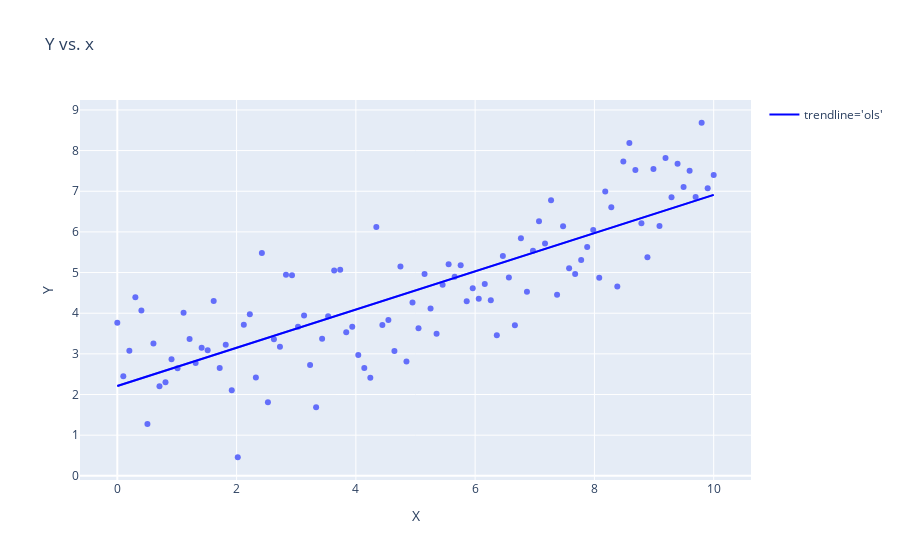

Notebook code for this chart:
### Markdown cell above
# 2

### Code cell
import statsmodels.formula.api as smf  # what is this library for?
import plotly.express as px  # this is a ploting library

# what are the following two steps doing?
model_data_specification = smf.ols("Y~X", data=df) 
fitted_model = model_data_specification.fit() 

# what do each of the following provide?
fitted_model.summary()  # simple explanation? 
fitted_model.summary().tables[1]  # simple explanation?
fitted_model.params  # simple explanation?
fitted_model.params.values  # simple explanation?
fitted_model.rsquared  # simple explanation?

# what two things does this add onto the figure?
df['Data'] = 'Data' # hack to add data to legend 
fig = px.scatter(df, x='X',  y='Y', 
                 trendline='ols', title='Y vs. x')

# This is essentially what above `trendline='ols'` does
fig.add_scatter(x=df['X'], y=fitted_model.fittedvalues,
                line=dict(color='blue'), name="trendline='ols'")

fig.show() # USE `fig.show(renderer="png")` FOR ALL GitHub and MarkUs SUBMISSIONS
